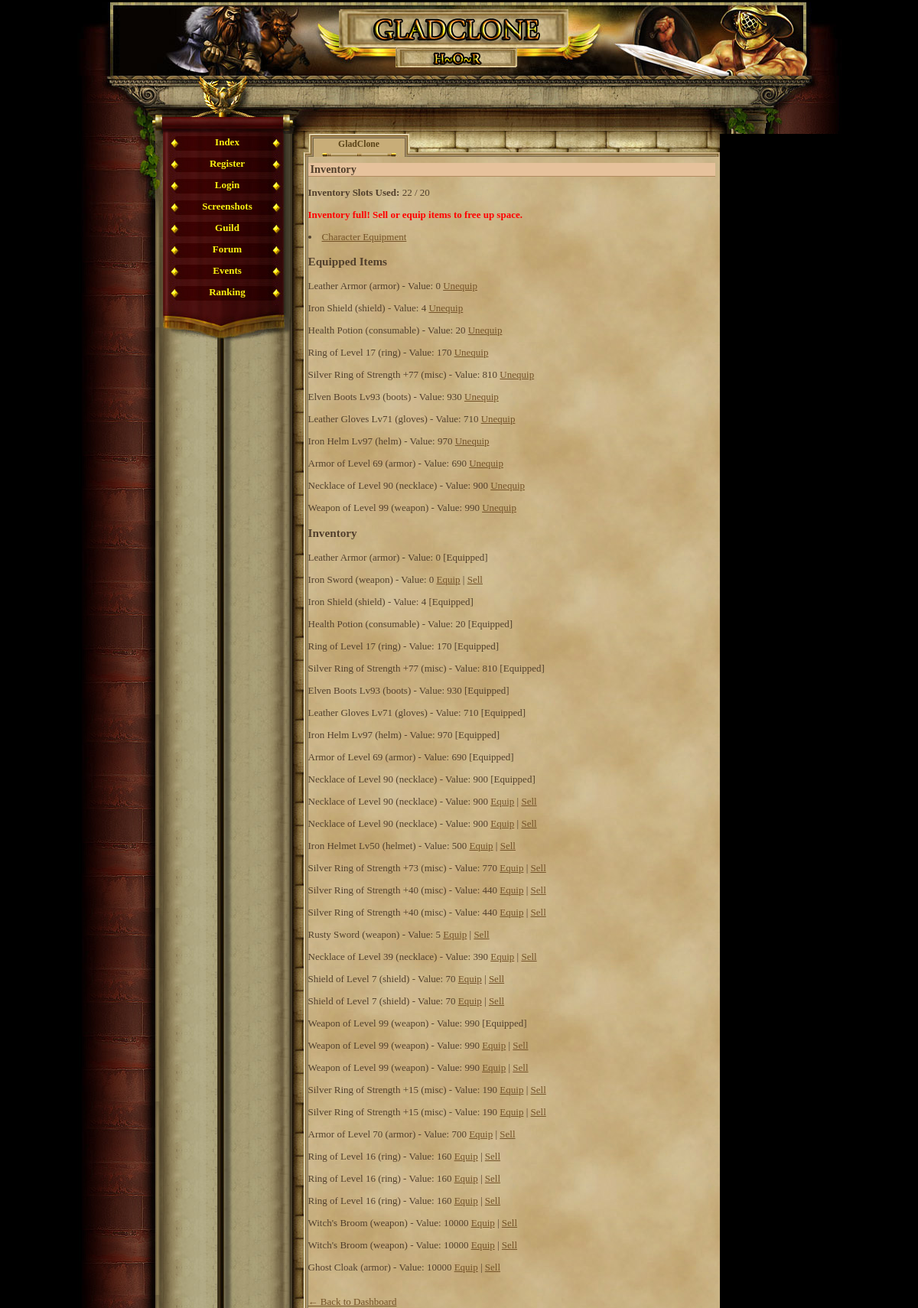
Before: /inventory.php (signed in) with the older database file.
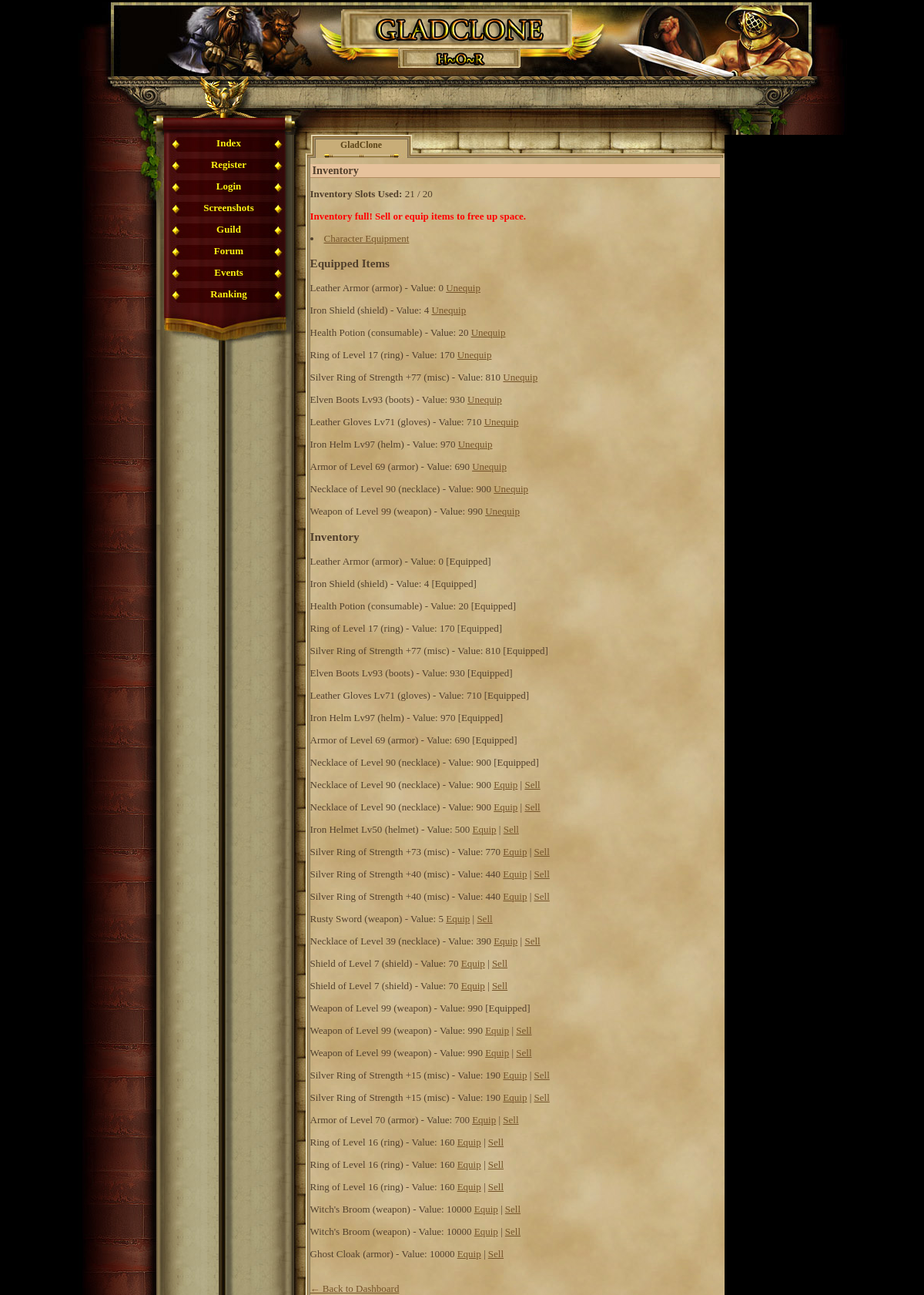
After: the same page with the newer database file.
### tables this page shows
CREATE TABLE `player_items` (
  `id` int(11) NOT NULL AUTO_INCREMENT,
  `player_id` int(11) NOT NULL,
  `item_id` int(11) NOT NULL,
  `quantity` int(11) NOT NULL DEFAULT '1',
  `equipped` tinyint(1) NOT NULL DEFAULT '0',
  `position` int(11) NOT NULL DEFAULT '0',
  PRIMARY KEY (`id`),
  KEY `player_id` (`player_id`),
  KEY `item_id` (`item_id`),
  CONSTRAINT `player_items_ibfk_1` FOREIGN KEY (`player_id`) REFERENCES `gracze` (`id`),
  CONSTRAINT `player_items_ibfk_2` FOREIGN KEY (`item_id`) REFERENCES `items` (`id`)
);

CREATE TABLE `items` (
  `id` int(11) NOT NULL AUTO_INCREMENT,
  `name` varchar(50) NOT NULL,
  `description` text,
  `type` varchar(20) NOT NULL,
  `attack_bonus` int(11) DEFAULT '0',
  `defense_bonus` int(11) DEFAULT '0',
  `sell_value` int(11) NOT NULL DEFAULT '10',
  `value` int(11) NOT NULL DEFAULT '0',
  `price` int(11) NOT NULL DEFAULT '0',
  `image` varchar(255) DEFAULT 'default.png',
  `slot` varchar(20) NOT NULL DEFAULT 'misc',
  `dex_bonus` int(11) DEFAULT '0',
  `level_required` int(11) DEFAULT '1',
  PRIMARY KEY (`id`)
);

### inventory.php (the view, shortened to what this page needs)
<?php
require_once('var/ustawienia.php');
require_once('gora_strony.php');
require_once('menu_l.php');
$player_id = $_SESSION['id'];
$max_inventory_slots = 20;
$count_query = $conn->prepare("SELECT COUNT(*) FROM player_items WHERE player_id = ? AND equipped = 0");
$count_query->bind_param("i", $player_id);
$count_query->execute();
$count_query->bind_result($inventory_count);
$inventory_full = $inventory_count >= $max_inventory_slots;
?>
<h2>Inventory</h2>
<p><strong>Inventory Slots Used:</strong> <?= $inventory_count ?> / <?= $max_inventory_slots ?></p>
<?php if ($inventory_full): ?>
    <p style="color: red;"><strong>Inventory full! Sell or equip items to free up space.</strong></p>
<?php endif; ?>
<li><a href='character_equipment.php'>Character Equipment</a></li>
<?php
echo "<h3>Equipped Items</h3>";
$equipped_query = $conn->prepare("
    SELECT pi.id as player_item_id, i.name, i.type, i.value
    FROM player_items pi
    JOIN items i ON pi.item_id = i.id
    WHERE pi.player_id = ? AND pi.equipped = 1
");
$equipped_query->bind_param("i", $player_id);
$equipped_query->execute();
$equipped_result = $equipped_query->get_result();
if ($equipped_result->num_rows > 0) {
    while ($item = $equipped_result->fetch_assoc()) {
        echo "<p>{$item['name']} ({$item['type']}) - Value: {$item['value']}
            <a href='unequip_item.php?id={$item['player_item_id']}'>Unequip</a></p>";
    }
} else {
    echo "<p>No items equipped.</p>";
}
echo "<h3>Inventory</h3>";
$inv_query = $conn->prepare("
    SELECT pi.id as player_item_id, i.name, i.type, i.value, pi.equipped
    FROM player_items pi
    JOIN items i ON pi.item_id = i.id
    WHERE pi.player_id = ?
");
$inv_query->bind_param("i", $player_id);
$inv_query->execute();
$inv_result = $inv_query->get_result();
if ($inv_result->num_rows > 0) {
    while ($item = $inv_result->fetch_assoc()) {
        echo "<p>{$item['name']} ({$item['type']}) - Value: {$item['value']} ";
        if ($item['equipped']) {
            echo "[Equipped]";
        } else {
            echo "<a href='inventory.php?equip={$item['player_item_id']}'>Equip</a> | ";
            echo "<a href='sell_item.php?id={$item['player_item_id']}' onclick=\"return confirm('Sell this item?');\">Sell</a>";
        }
        echo "</p>";
    }
} else {
    echo "<p>No items in inventory.</p>";
}
?>
<br><a href="index.php">← Back to Dashboard</a>

Changed rows visible on the page:
removed player_items: item.name "Iron Sword", item.type "weapon", item.value "0", shown under "Inventory"
Other visible differences:
$inventory_count: "22" → "21"
